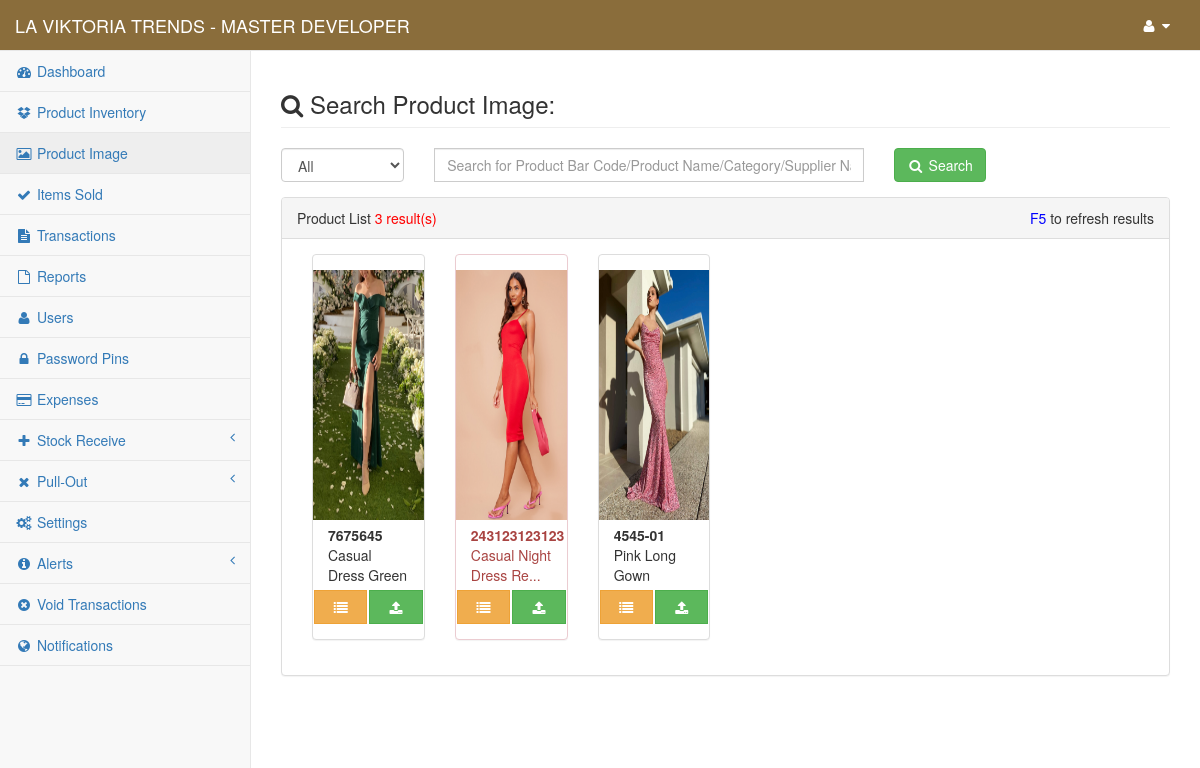
/content/admin/albumSearch.php (signed in), run on an earlier commit of the app's database.
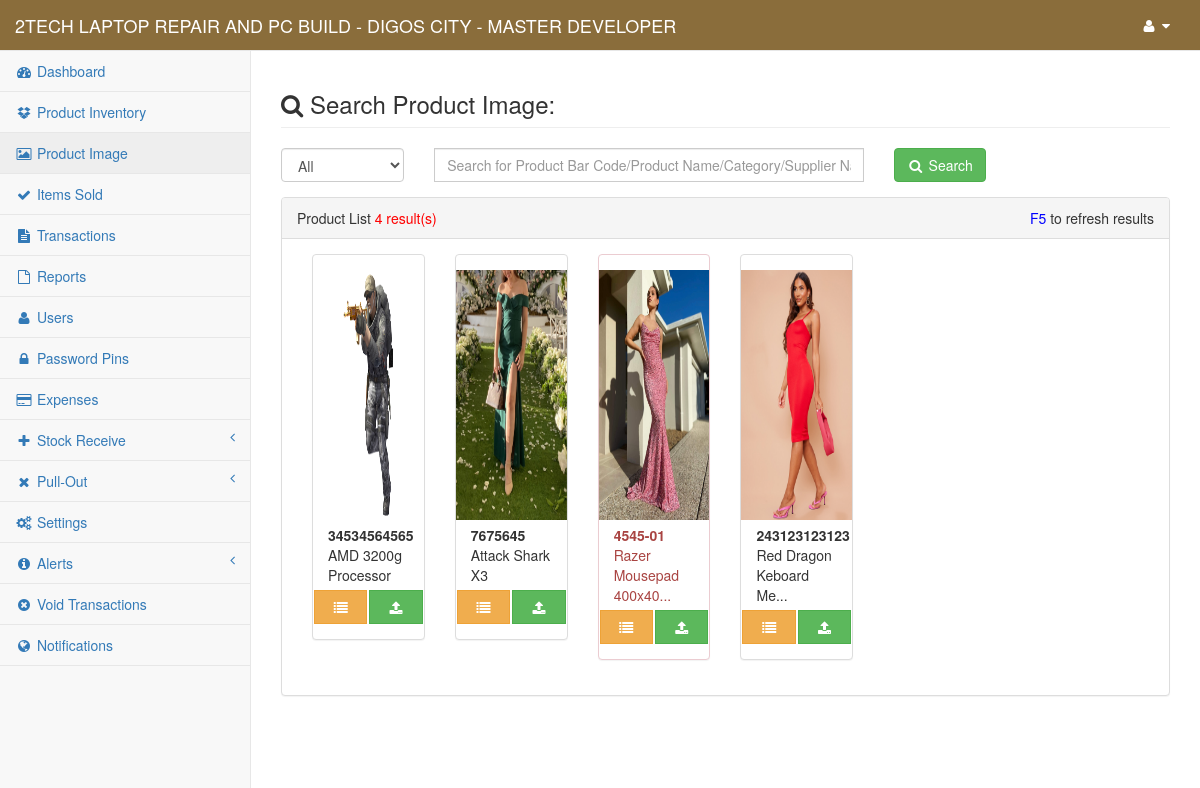
And on a later commit of the database.
### tables this page shows
CREATE TABLE `gy_my_project` (
  `gy_project` int(1) NOT NULL,
  `gy_project_name` text NOT NULL,
  `gy_project_address` text NOT NULL,
  `gy_system_title` text NOT NULL,
  `gy_year_origin` datetime NOT NULL
);

CREATE TABLE `gy_products` (
  `gy_product_id` int(11) NOT NULL,
  `gy_product_code` varchar(30) NOT NULL,
  `gy_convert_item_code` varchar(30) NOT NULL,
  `gy_convert_value` double NOT NULL,
  `gy_supplier_code` text NOT NULL,
  `gy_product_name` text NOT NULL,
  `gy_product_cat` varchar(100) NOT NULL,
  `gy_product_color` varchar(20) NOT NULL,
  `gy_product_image` text NOT NULL,
  `gy_product_desc` text NOT NULL,
  `gy_product_unit` text NOT NULL,
  `gy_product_price_cap` double NOT NULL,
  `gy_product_price_srp` double NOT NULL,
  `gy_product_quantity` double NOT NULL,
  `gy_product_discount_per` double NOT NULL,
  `gy_product_restock_limit` int(11) NOT NULL,
  `gy_product_date_restock` datetime NOT NULL,
  `gy_product_date_reg` datetime NOT NULL,
  `gy_product_update_date` datetime NOT NULL,
  `gy_added_by` int(11) NOT NULL,
  `gy_update_code` text NOT NULL,
  `gy_branch_id` int(11) NOT NULL
);

### conf/my_project.php (called while the page is built, shortened)
<?php
	include 'conn.php';
	$find_my_data=$link->query("SELECT * From `gy_my_project` Where `gy_project`='1'");
	$my_project_detail=$find_my_data->fetch_array();
	$my_project_name = $my_project_detail['gy_project_name'];
?>

### content/admin/session.php (called while the page is built, shortened)
<?php
    $user_id = $_SESSION['fus_user_id'];
    $identify_user=$link->query("Select * From `gy_user` Where `gy_user_id`='$user_id'");
    $row=$identify_user->fetch_array();
    $user_info = $row['gy_full_name'];
?>

### content/admin/my_pagination_product.php (called while the page is built, shortened)
<?php
        $page_rows = $my_num_rows;
        $pagenum = 1;
        $limit = 'LIMIT ' .($pagenum - 1) * $page_rows .',' .$page_rows;
        $sql = $query_three." $limit";
        $query = mysqli_query($link, $sql);
?>

### conf/function.php (called while the page is built, shortened)
<?php
    function stringLimit($name, $limit){
        if (strlen($name) > $limit){
            $name = substr($name, 0, $limit) . '...';
        }else{
            $name = $name;
        }
        return $name;
    }
    function displayImage($image, $default, $directory){
        if (empty($image)) {
            $res = $default;
        }else{
            $res = $directory . "" . $image;
        }
        return $res;
    }
?>

### content/admin/albumSearch.php (the view, shortened to what the changed rows need)
<?php
    include("../../conf/function.php");
    include("session.php");
    include("../../conf/my_project.php");
    $br = @$_GET['br'];
    $search_text = @$_GET['search_text'];
    if ($search_text == "mrcoffeex_only_space") {
         echo "
            <script>
                window.alert('White Spaces is not allowed!');
                window.location.href = 'album'
            </script>
         ";
    }else{
        $check_supplier=$link->query("Select * From `gy_supplier` Where `gy_supplier_name`='$search_text' Order By `gy_supplier_name` ASC");
        $count_check=$check_supplier->num_rows;
        $check_supp_row=$check_supplier->fetch_array();
        $my_supplier_code=$check_supp_row['gy_supplier_code'];
        if ($count_check > 0) {
            if ($br == 0) {
                $count_search_results=$link->query("Select * From `gy_products` Where `gy_supplier_code`='$my_supplier_code' AND CONCAT(`gy_product_name`,`gy_product_code`,`gy_product_desc`,`gy_supplier_code`,`gy_product_cat`,`gy_product_color`,`gy_update_code`) LIKE '%$search_text%'");
                $search_count=$count_search_results->num_rows;
                $query_one = "Select * From `gy_products` Where `gy_supplier_code`='$my_supplier_code' AND CONCAT(`gy_product_name`,`gy_product_code`,`gy_product_desc`,`gy_supplier_code`,`gy_product_cat`,`gy_product_color`,`gy_update_code`) LIKE '%$search_text%' Order By `gy_product_name`+0 ASC";
                $query_two = "Select COUNT(`gy_product_id`) From `gy_products` Where `gy_supplier_code`='$my_supplier_code' AND CONCAT(`gy_product_name`,`gy_product_code`,`gy_product_desc`,`gy_supplier_code`,`gy_product_cat`,`gy_product_color`,`gy_update_code`) LIKE '%$search_text%' Order By `gy_product_name`+0 ASC";
                $query_three = "Select * From `gy_products` Where `gy_supplier_code`='$my_supplier_code' AND CONCAT(`gy_product_name`,`gy_product_code`,`gy_product_desc`,`gy_supplier_code`,`gy_product_cat`,`gy_product_color`,`gy_update_code`) LIKE '%$search_text%' Order By `gy_product_name`+0 ASC ";
            }else{
                $count_search_results=$link->query("Select * From `gy_products` Where `gy_branch_id`='$br' AND `gy_supplier_code`='$my_supplier_code' AND CONCAT(`gy_product_name`,`gy_product_code`,`gy_product_desc`,`gy_supplier_code`,`gy_product_cat`,`gy_product_color`,`gy_update_code`) LIKE '%$search_text%'");
                $search_count=$count_search_results->num_rows;
                $query_one = "Select * From `gy_products` Where `gy_branch_id`='$br' AND `gy_supplier_code`='$my_supplier_code' AND CONCAT(`gy_product_name`,`gy_product_code`,`gy_product_desc`,`gy_supplier_code`,`gy_product_cat`,`gy_product_color`,`gy_update_code`) LIKE '%$search_text%' Order By `gy_product_name`+0 ASC";
                $query_two = "Select COUNT(`gy_product_id`) From `gy_products` Where `gy_branch_id`='$br' AND `gy_supplier_code`='$my_supplier_code' AND CONCAT(`gy_product_name`,`gy_product_code`,`gy_product_desc`,`gy_supplier_code`,`gy_product_cat`,`gy_product_color`,`gy_update_code`) LIKE '%$search_text%' Order By `gy_product_name`+0 ASC";
                $query_three = "Select * From `gy_products` Where `gy_branch_id`='$br' AND `gy_supplier_code`='$my_supplier_code' AND CONCAT(`gy_product_name`,`gy_product_code`,`gy_product_desc`,`gy_supplier_code`,`gy_product_cat`,`gy_product_color`,`gy_update_code`) LIKE '%$search_text%' Order By `gy_product_name`+0 ASC ";
            }
        }else{
            if ($br == 0) {
                $count_search_results=$link->query("Select * From `gy_products` Where CONCAT(`gy_product_name`,`gy_product_code`,`gy_product_desc`,`gy_supplier_code`,`gy_product_cat`,`gy_product_color`,`gy_update_code`) LIKE '%$search_text%'");
                $search_count=$count_search_results->num_rows;
                $query_three = "Select * From `gy_products` Where CONCAT(`gy_product_name`,`gy_product_code`,`gy_product_desc`,`gy_supplier_code`,`gy_product_cat`,`gy_product_color`,`gy_update_code`) LIKE '%$search_text%' Order By `gy_product_name` ASC ";
            }
        }
        $my_num_rows = 18;
        include 'my_pagination_product.php';
    }
?>
<!DOCTYPE html>
<html lang="en">
    <?php include 'head.php'; ?>
<body>
    <div id="wrapper">
        <?php include 'nav.php'; ?>
        <div id="page-wrapper">
            <div class="row">
                <div class="col-md-12">
                    <div class="panel panel-default">
                        <div class="panel-heading">
                            Product List <span style="color: red;"><?= 0 + $search_count; ?> result(s)</span>
                            <span style="float: right;"><span style="color: blue;">F5</span> to refresh results</span>
                        </div>
                        <div class="panel-body">
                        <?php
                            while ($product_row=$query->fetch_array()) {
                                if ($product_row['gy_product_quantity'] <= $product_row['gy_product_restock_limit']) {
                                    $my_limit = "danger";
                                }else{
                                    $my_limit = "default";
                                }
                        ?>
                            <div class="col-lg-2 col-md-3 col-xs-12">
                                <div class="panel panel-<?= $my_limit ?>">
                                    <div class="panel-body">
                                        <div class="row text-<?= $my_limit ?>">
                                            <div class="col-md-12" style="padding-left: 0px; padding-right: 0px;">
                                                <img src="<?= displayImage($product_row['gy_product_image'], '../../img/no_image.jpg', '../../mrcoffeexpicturebox/') ?>" class="img-responsive" style="max-height: 250px; min-height: 250px; width: 100%;" alt="">
                                            </div>
                                            <div class="col-md-12 text-bold" style="margin-top: 5px;">
                                                <?= $product_row['gy_product_code'] ?>
                                            </div>
                                            <div class="col-md-12">
                                                <?= stringLimit($product_row['gy_product_name'], 21) ?>
                                            </div>
                                            <div class="col-md-6" style="padding-left: 1px; padding-right: 1px; margin-top: 5px;">
                                                <button type="button" class="btn btn-warning btn-block" title="click to see product details" data-target="#details_<?php echo $product_row['gy_product_id']; ?>" data-toggle="modal" style="border-radius: 0px;"><i class="fa fa-list fa-fw"></i></button>
                                            </div>
                                            <div class="col-md-6" style="padding-left: 1px; padding-right: 1px; margin-top: 5px;">
                                                <button type="button" class="btn btn-success btn-block" title="click to edit product details" data-toggle="modal" data-target="#upload_<?php echo $product_row['gy_product_id']; ?>" style="border-radius: 0px;"><i class="fa fa-upload fa-fw"></i></button>
                                            </div>
                                        </div>
                                    </div>
                                </div>
                            </div>
                        <?php } ?>
                        </div>
                    </div>
                </div>
            </div>
        </div>
    </div>
</body>
</html>

### content/admin/nav.php (shortened to what the changed rows need)
<nav class="navbar navbar-default navbar-static-top" role="navigation" style="margin-bottom: 0; background-color: #8a6d3b; color: #fff;">
    <div class="navbar-header">
        <a class="navbar-brand" href="index"><span style="text-transform: uppercase; color: #fff;"><?php echo $my_project_name; ?> <?php echo $my_project_title; ?> - <?php echo $user_info ?></span></a>
    </div>
</nav>

What changed in the data, as far as the page shows it:
changed gy_my_project: gy_project_name "LA VIKTORIA TRENDS" → "2TECH LAPTOP REPAIR AND PC BUILD - DIGOS CITY"
added gy_products: gy_product_image (picture), gy_product_code "34534564565", gy_product_name "AMD 3200g Processor"
changed gy_products: gy_product_name "Casual Dress Green" → "Attack Shark X3"
changed gy_products: gy_product_quantity 1 → 0 (drawn); gy_product_name "Pink Long Gown" → "Razer Mousepad 400x40..."; moves up the list
changed gy_products: gy_product_quantity 0 → 15 (drawn); gy_product_name "Casual Night Dress Re..." → "Red Dragon Keboard Me..."
Also different on the page:
0 + $search_count: "3" → "4"
